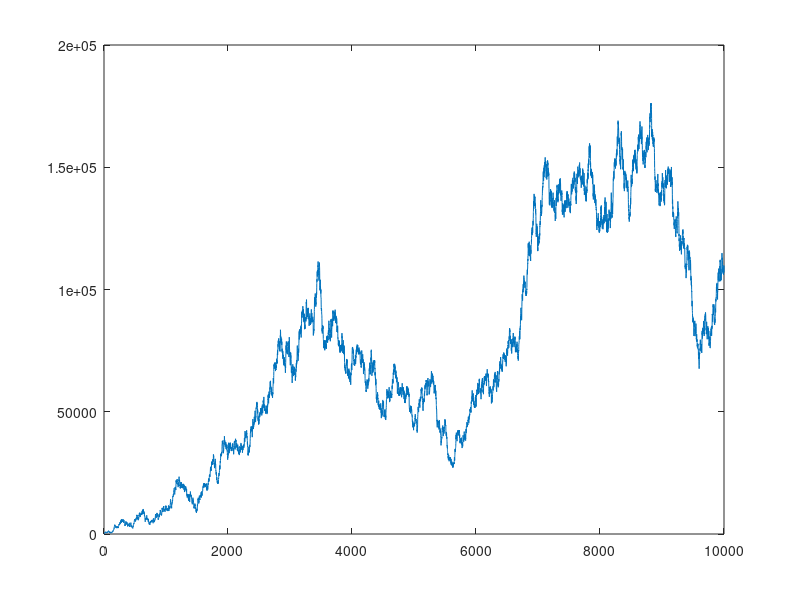
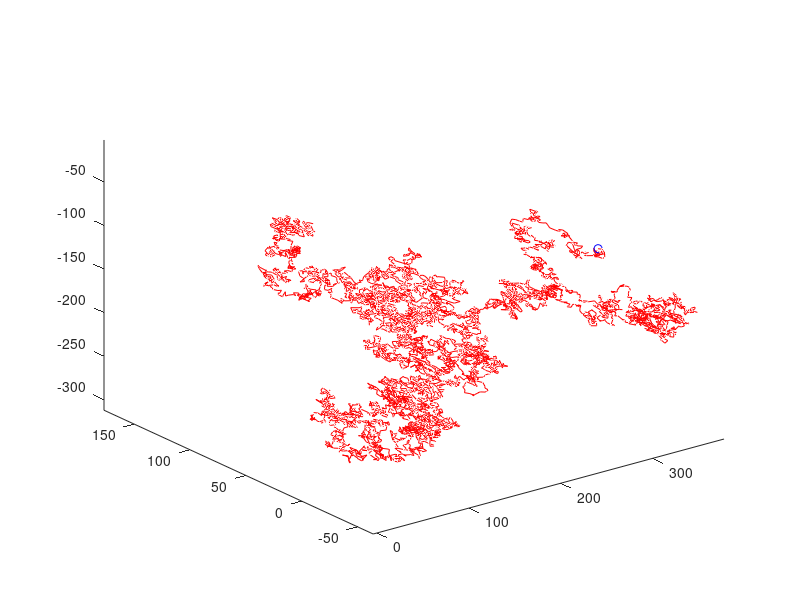

Write the MATLAB code that produced these figures, in order.
clear all
close all
x_coord=0;
y_coord=0;
z_coord=0;
l=10;
y=10000;
arr=zeros(y,1);
arr2=zeros(y,1);
arr3=zeros(y,1);
dis=zeros(y,1);
r=rand(1,y*10);
r=r*3;
n=y*10;
for k=1:n
     if(r(1,k)<0.5&&r(1,k)>=0)
          x_coord=x_coord+1;
     elseif(r(1,k)<1&&r(1,k)>=0.5)
          y_coord=y_coord+1;
     elseif(r(1,k)<1.5&&r(1,k)>=1)
          x_coord=x_coord-1;
     elseif(r(1,k)<2&&r(1,k)>=1.5)
          y_coord=y_coord-1;
     elseif(r(1,k)<2.5&&r(1,k)>=2)
          z_coord=z_coord-1;
     elseif(r(1,k)<3&&r(1,k)>=2.5)
          z_coord=z_coord+1;
     end
     if(l==k)
       arr(round(l/10))=x_coord;
       arr2(round(l/10))=y_coord;  
       arr3(round(l/10))=z_coord;  
       dis(round(l/10))=(x_coord^2+y_coord^2+z_coord^2);
       l=l+10;
     end
end
k=1:y;
plot(k,dis);
figure(2)
comet3(arr,arr2,arr3);